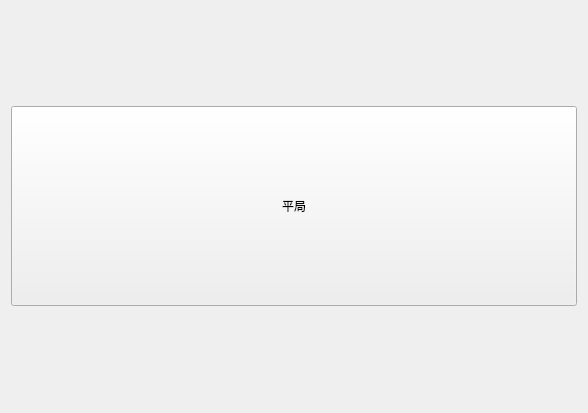
<?xml version="1.0" encoding="UTF-8"?>
<ui version="4.0">
 <class>peaceWindow</class>
 <widget class="QWidget" name="peaceWindow">
  <property name="geometry">
   <rect>
    <x>0</x>
    <y>0</y>
    <width>588</width>
    <height>413</height>
   </rect>
  </property>
  <property name="windowTitle">
   <string>Form</string>
  </property>
  <layout class="QGridLayout" name="gridLayout">
   <item row="0" column="0">
    <widget class="QPushButton" name="pushButton">
     <property name="minimumSize">
      <size>
       <width>0</width>
       <height>200</height>
      </size>
     </property>
     <property name="text">
      <string>平局</string>
     </property>
    </widget>
   </item>
  </layout>
 </widget>
 <resources/>
 <connections/>
</ui>
